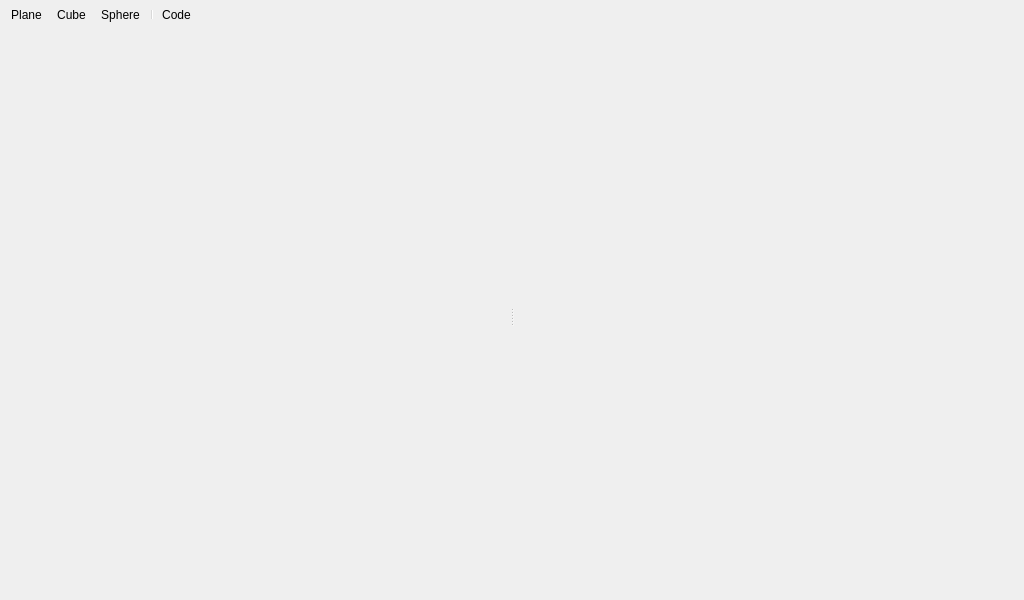
<?xml version="1.0" encoding="UTF-8"?>
<ui version="4.0">
 <class>MaterialEdit</class>
 <widget class="QWidget" name="MaterialEdit">
  <property name="geometry">
   <rect>
    <x>0</x>
    <y>0</y>
    <width>1024</width>
    <height>600</height>
   </rect>
  </property>
  <property name="windowTitle">
   <string>Material Editor</string>
  </property>
  <property name="windowIcon">
   <iconset resource="../shadertools.qrc">
    <normaloff>:/icons/material.png</normaloff>:/icons/material.png</iconset>
  </property>
  <layout class="QVBoxLayout" name="verticalLayout">
   <property name="spacing">
    <number>2</number>
   </property>
   <property name="leftMargin">
    <number>0</number>
   </property>
   <property name="topMargin">
    <number>0</number>
   </property>
   <property name="rightMargin">
    <number>0</number>
   </property>
   <property name="bottomMargin">
    <number>0</number>
   </property>
   <item>
    <widget class="QToolBar" name="toolBar">
     <property name="windowTitle">
      <string notr="true">toolBar</string>
     </property>
     <property name="iconSize">
      <size>
       <width>32</width>
       <height>32</height>
      </size>
     </property>
     <addaction name="actionPlane"/>
     <addaction name="actionCube"/>
     <addaction name="actionSphere"/>
     <addaction name="separator"/>
     <addaction name="actionCode"/>
    </widget>
   </item>
   <item>
    <widget class="QSplitter" name="splitter">
     <property name="orientation">
      <enum>Qt::Orientation::Horizontal</enum>
     </property>
     <widget class="LegacyViewport" name="preview" native="true"/>
     <widget class="LegacyGraphView" name="schemeWidget" native="true"/>
    </widget>
   </item>
  </layout>
  <action name="actionPlane">
   <property name="text">
    <string>Plane</string>
   </property>
   <property name="shortcut">
    <string notr="true"/>
   </property>
  </action>
  <action name="actionCube">
   <property name="text">
    <string>Cube</string>
   </property>
   <property name="shortcut">
    <string notr="true"/>
   </property>
  </action>
  <action name="actionSphere">
   <property name="text">
    <string>Sphere</string>
   </property>
   <property name="shortcut">
    <string notr="true"/>
   </property>
  </action>
  <action name="actionCode">
   <property name="checkable">
    <bool>false</bool>
   </property>
   <property name="text">
    <string>Code</string>
   </property>
  </action>
 </widget>
 <customwidgets>
  <customwidget>
   <class>LegacyViewport</class>
   <extends>QWidget</extends>
   <header>viewport/legacyviewport.h</header>
   <container>1</container>
  </customwidget>
  <customwidget>
   <class>LegacyGraphView</class>
   <extends>QWidget</extends>
   <header>graph/legacygraphview.h</header>
   <container>1</container>
  </customwidget>
 </customwidgets>
 <resources>
  <include location="../shadertools.qrc"/>
 </resources>
 <connections/>
</ui>
